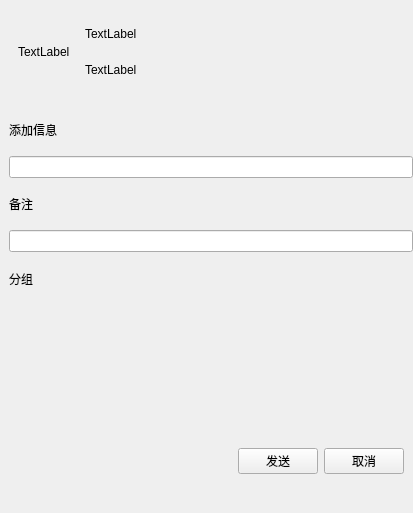
<?xml version="1.0" encoding="UTF-8"?>
<ui version="4.0">
 <class>AddWidget</class>
 <widget class="QWidget" name="AddWidget">
  <property name="geometry">
   <rect>
    <x>0</x>
    <y>0</y>
    <width>413</width>
    <height>513</height>
   </rect>
  </property>
  <property name="windowTitle">
   <string>添加好友</string>
  </property>
  <layout class="QVBoxLayout" name="verticalLayout_2" stretch="1,3,1">
   <property name="spacing">
    <number>0</number>
   </property>
   <property name="leftMargin">
    <number>9</number>
   </property>
   <property name="topMargin">
    <number>0</number>
   </property>
   <property name="rightMargin">
    <number>0</number>
   </property>
   <property name="bottomMargin">
    <number>0</number>
   </property>
   <item>
    <widget class="QWidget" name="userWidget" native="true">
     <property name="maximumSize">
      <size>
       <width>16777215</width>
       <height>16777215</height>
      </size>
     </property>
     <layout class="QHBoxLayout" name="horizontalLayout_2">
      <item>
       <widget class="QLabel" name="headLab">
        <property name="text">
         <string>TextLabel</string>
        </property>
       </widget>
      </item>
      <item>
       <widget class="QWidget" name="widget_3" native="true">
        <layout class="QVBoxLayout" name="verticalLayout_3">
         <item>
          <widget class="QLabel" name="nameLab">
           <property name="text">
            <string>TextLabel</string>
           </property>
          </widget>
         </item>
         <item>
          <widget class="QLabel" name="idLab">
           <property name="text">
            <string>TextLabel</string>
           </property>
          </widget>
         </item>
        </layout>
       </widget>
      </item>
      <item>
       <spacer name="horizontalSpacer_2">
        <property name="orientation">
         <enum>Qt::Horizontal</enum>
        </property>
        <property name="sizeHint" stdset="0">
         <size>
          <width>245</width>
          <height>20</height>
         </size>
        </property>
       </spacer>
      </item>
     </layout>
    </widget>
   </item>
   <item>
    <widget class="QWidget" name="widget" native="true">
     <layout class="QVBoxLayout" name="verticalLayout" stretch="1,0,1,2,1,2">
      <property name="spacing">
       <number>0</number>
      </property>
      <property name="leftMargin">
       <number>0</number>
      </property>
      <property name="topMargin">
       <number>0</number>
      </property>
      <property name="rightMargin">
       <number>0</number>
      </property>
      <property name="bottomMargin">
       <number>0</number>
      </property>
      <item>
       <widget class="QLabel" name="messageLab">
        <property name="text">
         <string>添加信息</string>
        </property>
       </widget>
      </item>
      <item>
       <widget class="QLineEdit" name="messageEdit"/>
      </item>
      <item>
       <widget class="QLabel" name="nickNameLab">
        <property name="text">
         <string>备注</string>
        </property>
       </widget>
      </item>
      <item>
       <widget class="QLineEdit" name="nicknameEdit"/>
      </item>
      <item>
       <widget class="QLabel" name="groupIngLab">
        <property name="text">
         <string>分组</string>
        </property>
       </widget>
      </item>
      <item>
       <widget class="QWidget" name="groupWidget" native="true">
        <layout class="QHBoxLayout" name="horizontalLayout_4">
         <property name="spacing">
          <number>0</number>
         </property>
         <property name="leftMargin">
          <number>0</number>
         </property>
         <property name="topMargin">
          <number>0</number>
         </property>
         <property name="rightMargin">
          <number>0</number>
         </property>
         <property name="bottomMargin">
          <number>0</number>
         </property>
        </layout>
       </widget>
      </item>
     </layout>
    </widget>
   </item>
   <item>
    <widget class="QWidget" name="widget_2" native="true">
     <layout class="QHBoxLayout" name="horizontalLayout">
      <item>
       <spacer name="horizontalSpacer">
        <property name="orientation">
         <enum>Qt::Horizontal</enum>
        </property>
        <property name="sizeHint" stdset="0">
         <size>
          <width>212</width>
          <height>20</height>
         </size>
        </property>
       </spacer>
      </item>
      <item>
       <widget class="QPushButton" name="sendBtn">
        <property name="text">
         <string>发送</string>
        </property>
       </widget>
      </item>
      <item>
       <widget class="QPushButton" name="cancelBtn">
        <property name="text">
         <string>取消</string>
        </property>
       </widget>
      </item>
     </layout>
    </widget>
   </item>
  </layout>
 </widget>
 <resources/>
 <connections/>
</ui>
